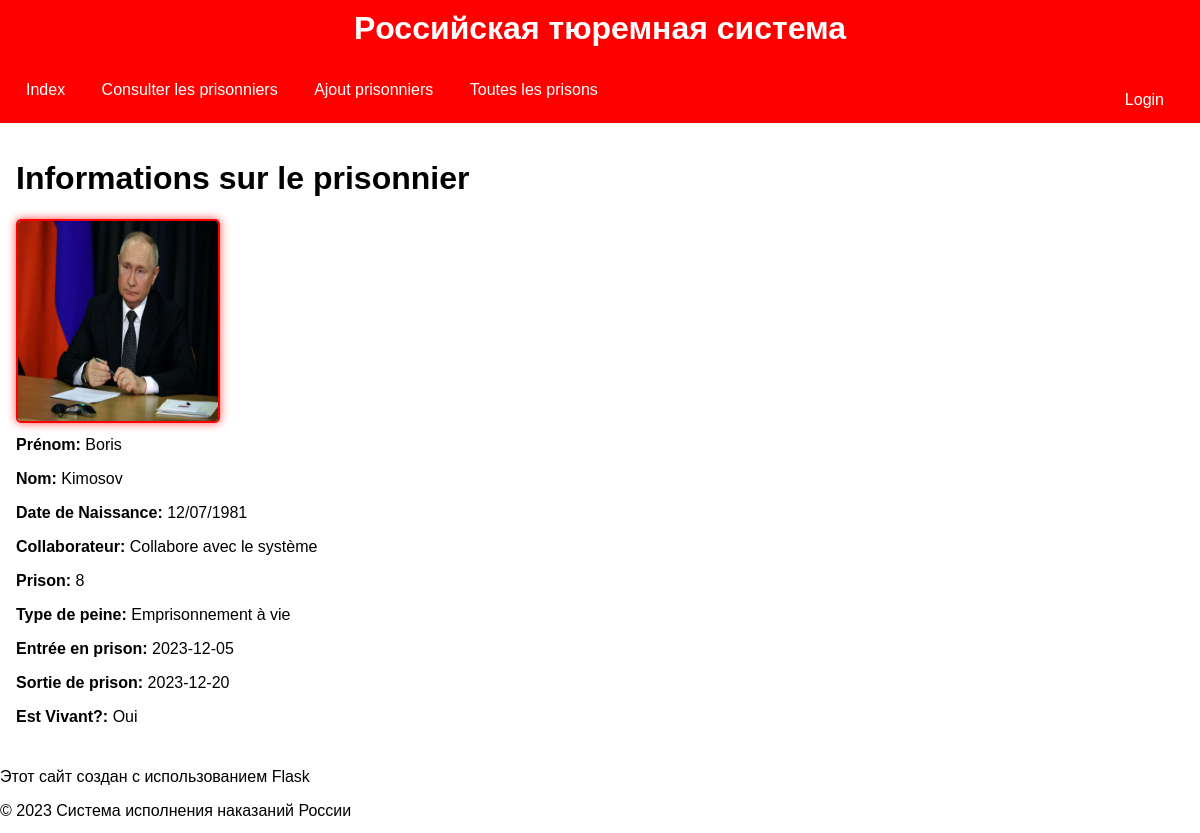
/ConsultPrisonner?id=8, run on the app's committed database.
### tables this page shows
CREATE TABLE "prisonners" (
	"id"	INTEGER,
	"prenom"	VARCHAR(100),
	"nom"	VARCHAR(100),
	"birthday"	DATE,
	"type_de_peine"	VARCHAR(100),
	"collaborateur"	BOOLEAN,
	"prison_id"	INT,
	"image"	TEXT,
	"isAlive"	INTEGER,
	FOREIGN KEY("prison_id") REFERENCES "prison"("id"),
	PRIMARY KEY("id" AUTOINCREMENT)
);

CREATE TABLE peine (
    id INTEGER PRIMARY KEY NOT NULL,
    user_id INT,
    type_de_peine VARCHAR(100),
    collaborateur BOOLEAN,
    entry_date DATE,
    out_door DATE,
    FOREIGN KEY (user_id) REFERENCES prisonners(id)
);

### app.py (the view)
@app.route("/ConsultPrisonner", methods=['GET','POST'])
def ConsultPrisonner():
    if request.method=="GET":
        id_prisonnier=request.args.get('id', default="", type=str)
        prisonner=func.Prisonnier.getPrisonner(id_prisonnier)
        peine=func.Peine.getPeineFromUserID(id_prisonnier)
        prisons=func.Prison.getAllPrisons()
        return render_template("prisonnerInformation.html", id_prisonnier=id_prisonnier,prisonner=prisonner, peine=peine, prisons=prisons )

### classes.py (called while the page is built)
def connect_database(database_path):
    return sqlite3.connect(database_path)

    def getAllPrisons():
        conn =connect_database('goodDB.db')
        cursor = conn.cursor()
        prisons=cursor.execute("SELECT * FROM prison").fetchall()
        return prisons

    def getPrisonner(id):
        conn=connect_database('goodDB.db')
        cursor = conn.cursor()
        query = "SELECT * FROM prisonners WHERE id = ?"
        cursor.execute(query, (id,))
        result = cursor.fetchone()
        prisonnier=Prisonnier(result[1], result[2], result[3], result[4], result[5], result[6], result[7], result[8])
        conn.close()
        return prisonnier

    def getPeineFromUserID(prisonnerId):
        conn=connect_database('goodDB.db')
        cursor = conn.cursor()
        query = "SELECT * from peine WHERE user_id = ?"
        cursor.execute(query,(prisonnerId,))
        result = cursor.fetchone()
        peine=Peine(result[1], result[2], result[4], result[5])
        conn.close()
        return peine

### templates/prisonnerInformation.html (shortened to what this page needs)
</head>
<body>
{% extends 'layout.html' %}
{% block content %}
{% if prisonner %}
<h1>Informations sur le prisonnier</h1>
<img src="{{ url_for('static', filename='uploads/' + prisonner.image + '.jpg') }}" width="200" height="200" style="vertical-align: bottom;">
<p> <strong>Prénom:</strong> {{ prisonner.Prenom }}</p>
<p> <strong>Nom:</strong> {{ prisonner.Nom }}</p>
<p> <strong>Date de Naissance:</strong> {{ prisonner.birthday }}</p>
<p> <strong>Collaborateur:</strong> {{ 'Collabore avec le système' if prisonner.collaborateur else 'Ne collabore pas' }}</p>
<p> <strong>Prison:</strong> {{ prisonner.prison_id }}</p>
<p> <strong>Type de peine:</strong> {{ peine.type_de_peine }}</p>
<p> <strong>Entrée en prison:</strong> {{ peine.entry_date }}</p>
<p> <strong>Sortie de prison:</strong> {{ peine.out_door }}</p>
<p> <strong>Est Vivant?:</strong> {{'Oui' if prisonner.isAlive else 'Non' }}</p>
{% endif %}
{% endblock %}

### templates/prisonnerInformation.html (style rules this page uses)
body { background-color: white; color: black; font-family: Arial, sans-serif; margin: 20px; }
p { margin: 10px 0; line-height: 1.5; }
img { border: 2px solid red; border-radius: 5px; box-shadow: 0 0 10px rgba(255, 0, 0, 0.7); display: block; margin-top: 20px; }

### templates/layout.html (style rules this page uses)
body { font-family: Arial, sans-serif; margin: 0; padding: 0; box-sizing: border-box; }

### data on the page
prisonners: image (picture), Prenom "Boris", Nom "Kimosov", birthday "12/07/1981", collaborateur "Collabore avec le système", prison_id "8", isAlive "Oui"
peine: type_de_peine "Emprisonnement à vie", entry_date "2023-12-05", out_door "2023-12-20"
